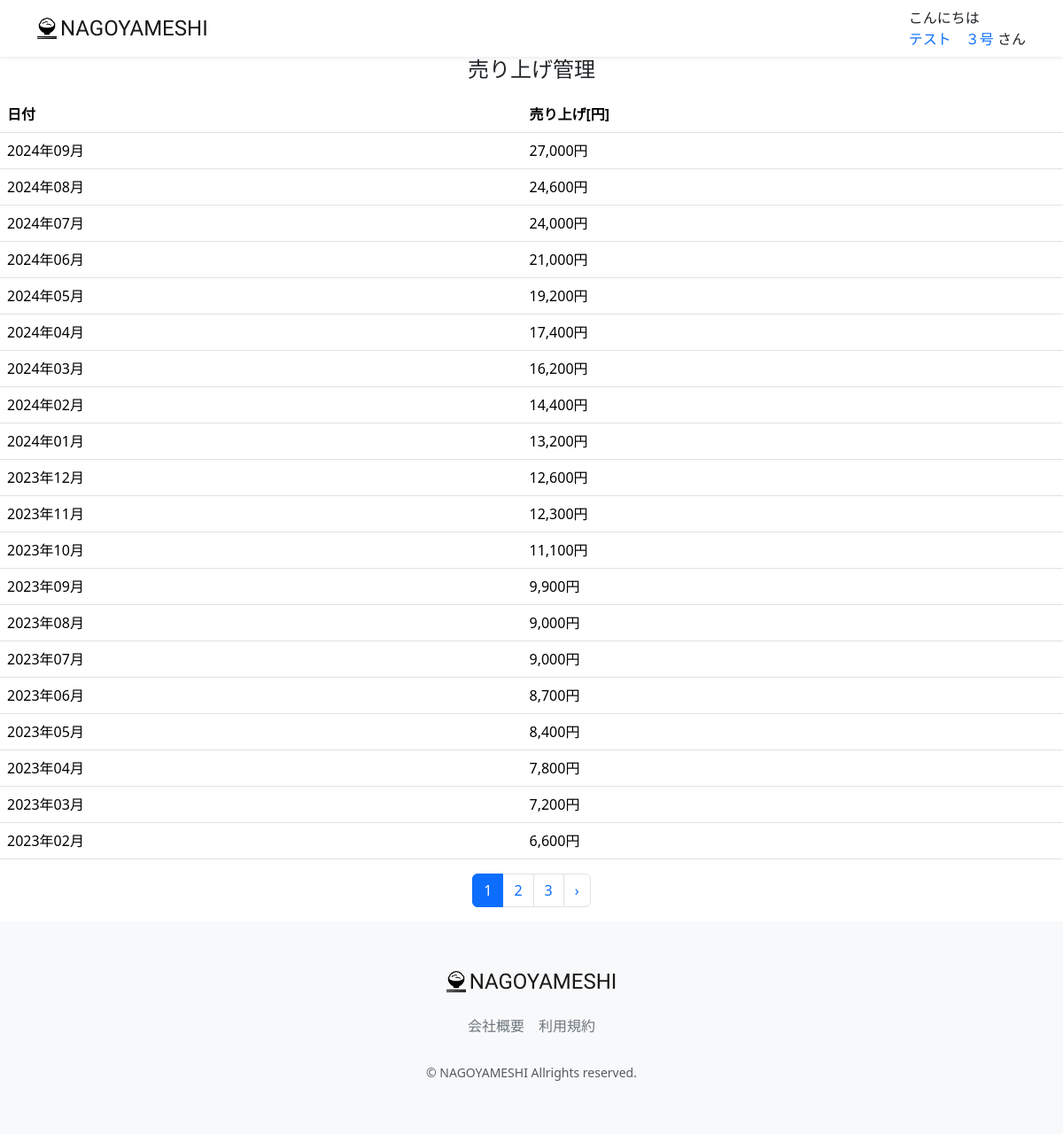
Screenshot of /accounts/sales/ (signed in) with the database file from the repository.
### accounts/models.py (models this page shows, shortened)
class CustomUser(AbstractUser):
    GENDER_TYPES = (
        ("男性","男性"),
        ("女性","女性"),
        ("未回答","未回答"),
    )
    user_name_kanji = models.CharField("名前" ,max_length=20, blank=False, null=False)
    user_name_kana = models.CharField("ふりがな" ,max_length=50, blank=False, null=False)
    birthday = models.CharField("生年月日" , max_length=20, null=True, blank=True)
    gender = models.CharField("性別", max_length=50, choices=GENDER_TYPES, blank=True)
    job = models.ForeignKey(Job, on_delete=models.PROTECT, blank=True, null=True)
    is_subscribed = models.BooleanField(default=False, verbose_name="有料会員")
    card_name = models.CharField(max_length=128, null=True, blank=True, verbose_name="カード名義")
    card_number = models.CharField(max_length=128, null=True, blank=True, verbose_name="カード番号")
    regist_date = models.DateTimeField(default=timezone.now)
    created_day = models.DateTimeField("登録日", default=datetime.datetime.now, null=True, blank=True)
    updated_day = models.DateTimeField("更新日", default=datetime.datetime.now, null=True, blank=True)
    deleted_day = models.DateTimeField("削除日", null=True, blank=True)
    class Meta:
        verbose_name_plural = "CustomUser"

class MonthlySales(models.Model):
    date = models.DateTimeField("年月日", null=True, blank=True)
    sales = models.IntegerField("売上" , blank=True, null=True)
    class Meta:
        constraints = [
            models.UniqueConstraint(fields=['date'], name='unique_date')
        ]

### accounts/views.py (the view)
# urls.py: path('sales/', views.MonthlySalesListView.as_view(), name="sales_list"),
class MonthlySalesListView(mixins.OnlyStuffUserMixin, generic.ListView):
    model = models.MonthlySales
    template_name = 'admin/sales_list.html'
    paginate_by = 20
    def get_queryset(self):
        queryset =models.MonthlySales.objects.all().order_by('-date')
        return queryset
    def get_context_data(self, **kwargs):
        context = super(MonthlySalesListView, self).get_context_data(**kwargs)
        return context

### accounts/mixins.py (called while the page is built)
    def test_func(self):
        return self.request.user.is_staff

### restaurant/templatetags/custom_tag.py (called while the page is built)
@register.filter
def unit(val):
    return f'{val:,}円'

@register.filter
def honor(val):
    return 'さん'

@register.filter
def greet(val):
    greeting = 'ようこそ'
    now = datetime.datetime.now()
    if now.hour <= 8:
        greeting = 'おはようございます'
    elif now.hour <= 18:
        greeting = 'こんにちは'
    else:
        greeting = 'こんばんは'
    return f'{greeting}'

@register.filter
def date(val):
    return f'{val.strftime("%Y年%m月")}'

### accounts/templates/admin/sales_list.html (shortened to what this page needs)
{% extends "layout/base.html" %}
{% load static %}
{% load custom_tag %}
{% block content %}
<main>
    <h1 class="mb-3 text-center">売り上げ管理</h1>
    <table class="table">
        <thead>
            <tr>
                <th scope="col">日付</th>
                <th scope="col">売り上げ[円]</th>
            </tr>
        </thead>
        <tbody>
            {% for monthly_sales in object_list %}
                <tr>
                    <td>{{ monthly_sales.date|date}}</td>
                    <td>{{ monthly_sales.sales|unit }} </td>
                </tr>
            {% endfor %}
        </tbody>
    </table>
    {% if is_paginated %}
        <div class="d-flex justify-content-center">
            <nav>
                <ul class="pagination">
                    {% for page_num in page_obj.paginator.page_range %}
                        {% if page_obj.number == page_num %}
                            <li class="page-item active" aria-current="page">
                                <span class="page-link">
                                    {{page_num }}
                                </span>
                            </li>
                        {% else %}
                            <li class="page-item">
                                <a class="page-link" href="?page={{ page_num }}">{{ page_num }}</a>
                            </li>
                        {% endif %}
                    {% endfor %}
                    {% if page_obj.has_next %}
                        <li class="page-item">
                            <a class="page-link" href="?page={{page_obj.next_page_number }}" rel="next" aria-label="次 &raquo;">
                                &rsaquo;
                            </a>
                        </li>
                    {% endif %}
                </ul>
            </nav>
        </div>
    {% endif %}
</main>
{% endblock %}

### restaurant/templates/layout/base.html (shortened to what this page needs)
{% load static %}
{% load custom_tag %}
<!DOCTYPE html>
<html lang="ja">
    <head>
        <link href="https://cdn.jsdelivr.net/npm/bootstrap@5.3.3/dist/css/bootstrap.min.css" rel="stylesheet">
        <link href="{% static 'css/nagoyameshi.css' %}" rel="stylesheet">
    </head>
    <body>
        <div id="app" class="wrapper">
            <nav class="navbar navbar-expand-md navbar-light bg-white shadow-sm">
                <div class="container nagoyameshi-container">
                    <a class="navbar-brand app-name" href="{% url 'top_page' %}">
                    <div class="d-flex align-items-center">
                        <img class="nagoyameshi-logo me-1" src="{% static 'images/logo/logo.png' %}" alt="nagoyameshi">NAGOYAMESHI
                    </div>
                    </a>
                    <div class="collapse navbar-collapse" id="navbarSupportedContent">
                        <ul class="navbar-nav ms-auto">
                            {% if user.is_staff %}
                            <li class="nav-item dropdown">
                                {{user.user_name_kanji|greet}}
                                <br>
                                <a id="navbarDropdown" class="nav-linkdropdown-toggle" href="#" role="button" data-bs-toggle="dropdown" aria-haspopup="true" aria-expanded="false" v-pre>
                                    {{ user.user_name_kanji}}
                                </a>
                                {{user.user_name_kanji|honor}}
                            </li>
                            {% endif %}
                        </ul>
                    </div>
                </div>
            </nav>
            {% block content %}{% endblock %}
            <footer class="bg-light">
                <div class="d-flex justify-content-center footer-logo">
                    <a class="navbar-brand app-name" href="{% url 'top_page' %}">
                        <div class="d-flex align-items-center">
                            <img class="nagoyameshi-logo me-1" src="{% static 'images/logo/logo.png' %}" alt="nagoyameshi">
                               NAGOYAMESHI
                        </div>
                    </a>
                </div>
                <div class="d-flex justify-content-center footer-link">
                    <a href="{% url 'company_page' %}" class="link-secondary me-3">会社概要</a>
                    <a href="{% url 'terms_page' %}" class="link-secondary">利用規約</a>
                </div>
                <p class="text-center text-muted small mb-0">&copy; NAGOYAMESHI Allrights reserved.</p>
            </footer>
        </div>
    </body>
</html>

### static/css/nagoyameshi.css (style rules this page uses)
.wrapper { min-height: 100vh; position: relative; padding-bottom: 240px; box-sizing: border-box; }
.nagoyameshi-logo { height: 24px; }
.app-name { font-family: 'Carter One', cursive; font-size: 24px; color: #191919; }
footer { width: 100%; height: 240px; position: absolute; bottom: 0; padding: 50px 15px; }
.footer-logo { margin-bottom: 20px; }
.footer-link { margin-bottom: 30px; }
h1 { font-size: 1.5rem; }
a { text-decoration: none !important; }

### rows the page displays
CustomUser: user_name_kanji|greet "こんにちは", user_name_kanji "テスト ３号", user_name_kanji|honor "さん"
MonthlySales: date "2024年09月", sales|unit "27,000円"
MonthlySales: date "2024年08月", sales|unit "24,600円"
MonthlySales: date "2024年07月", sales|unit "24,000円"
MonthlySales: date "2024年06月", sales|unit "21,000円"
MonthlySales: date "2024年05月", sales|unit "19,200円"
MonthlySales: date "2024年04月", sales|unit "17,400円"
MonthlySales: date "2024年03月", sales|unit "16,200円"
MonthlySales: date "2024年02月", sales|unit "14,400円"
MonthlySales: date "2024年01月", sales|unit "13,200円"
MonthlySales: date "2023年12月", sales|unit "12,600円"
MonthlySales: date "2023年11月", sales|unit "12,300円"
MonthlySales: date "2023年10月", sales|unit "11,100円"
MonthlySales: date "2023年09月", sales|unit "9,900円"
MonthlySales: date "2023年08月", sales|unit "9,000円"
MonthlySales: date "2023年07月", sales|unit "9,000円"
MonthlySales: date "2023年06月", sales|unit "8,700円"
MonthlySales: date "2023年05月", sales|unit "8,400円"
MonthlySales: date "2023年04月", sales|unit "7,800円"
MonthlySales: date "2023年03月", sales|unit "7,200円"
MonthlySales: date "2023年02月", sales|unit "6,600円"

### other values shown
{{ page_num }} "1"
{{ page_num }} "2" "3"
